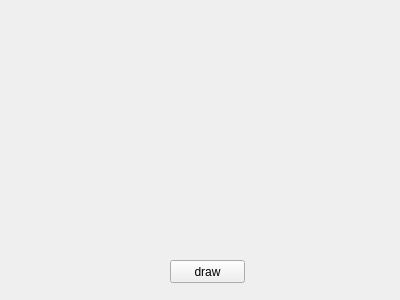
<?xml version="1.0" encoding="UTF-8"?>
<ui version="4.0">
 <class>Form</class>
 <widget class="QWidget" name="Form">
  <property name="geometry">
   <rect>
    <x>0</x>
    <y>0</y>
    <width>400</width>
    <height>300</height>
   </rect>
  </property>
  <property name="windowTitle">
   <string>Form</string>
  </property>
  <widget class="QPushButton" name="pushButton">
   <property name="geometry">
    <rect>
     <x>170</x>
     <y>260</y>
     <width>75</width>
     <height>23</height>
    </rect>
   </property>
   <property name="text">
    <string>draw</string>
   </property>
  </widget>
  <widget class="QLabel" name="label">
   <property name="geometry">
    <rect>
     <x>10</x>
     <y>0</y>
     <width>381</width>
     <height>251</height>
    </rect>
   </property>
   <property name="text">
    <string/>
   </property>
  </widget>
 </widget>
 <resources/>
 <connections/>
</ui>
